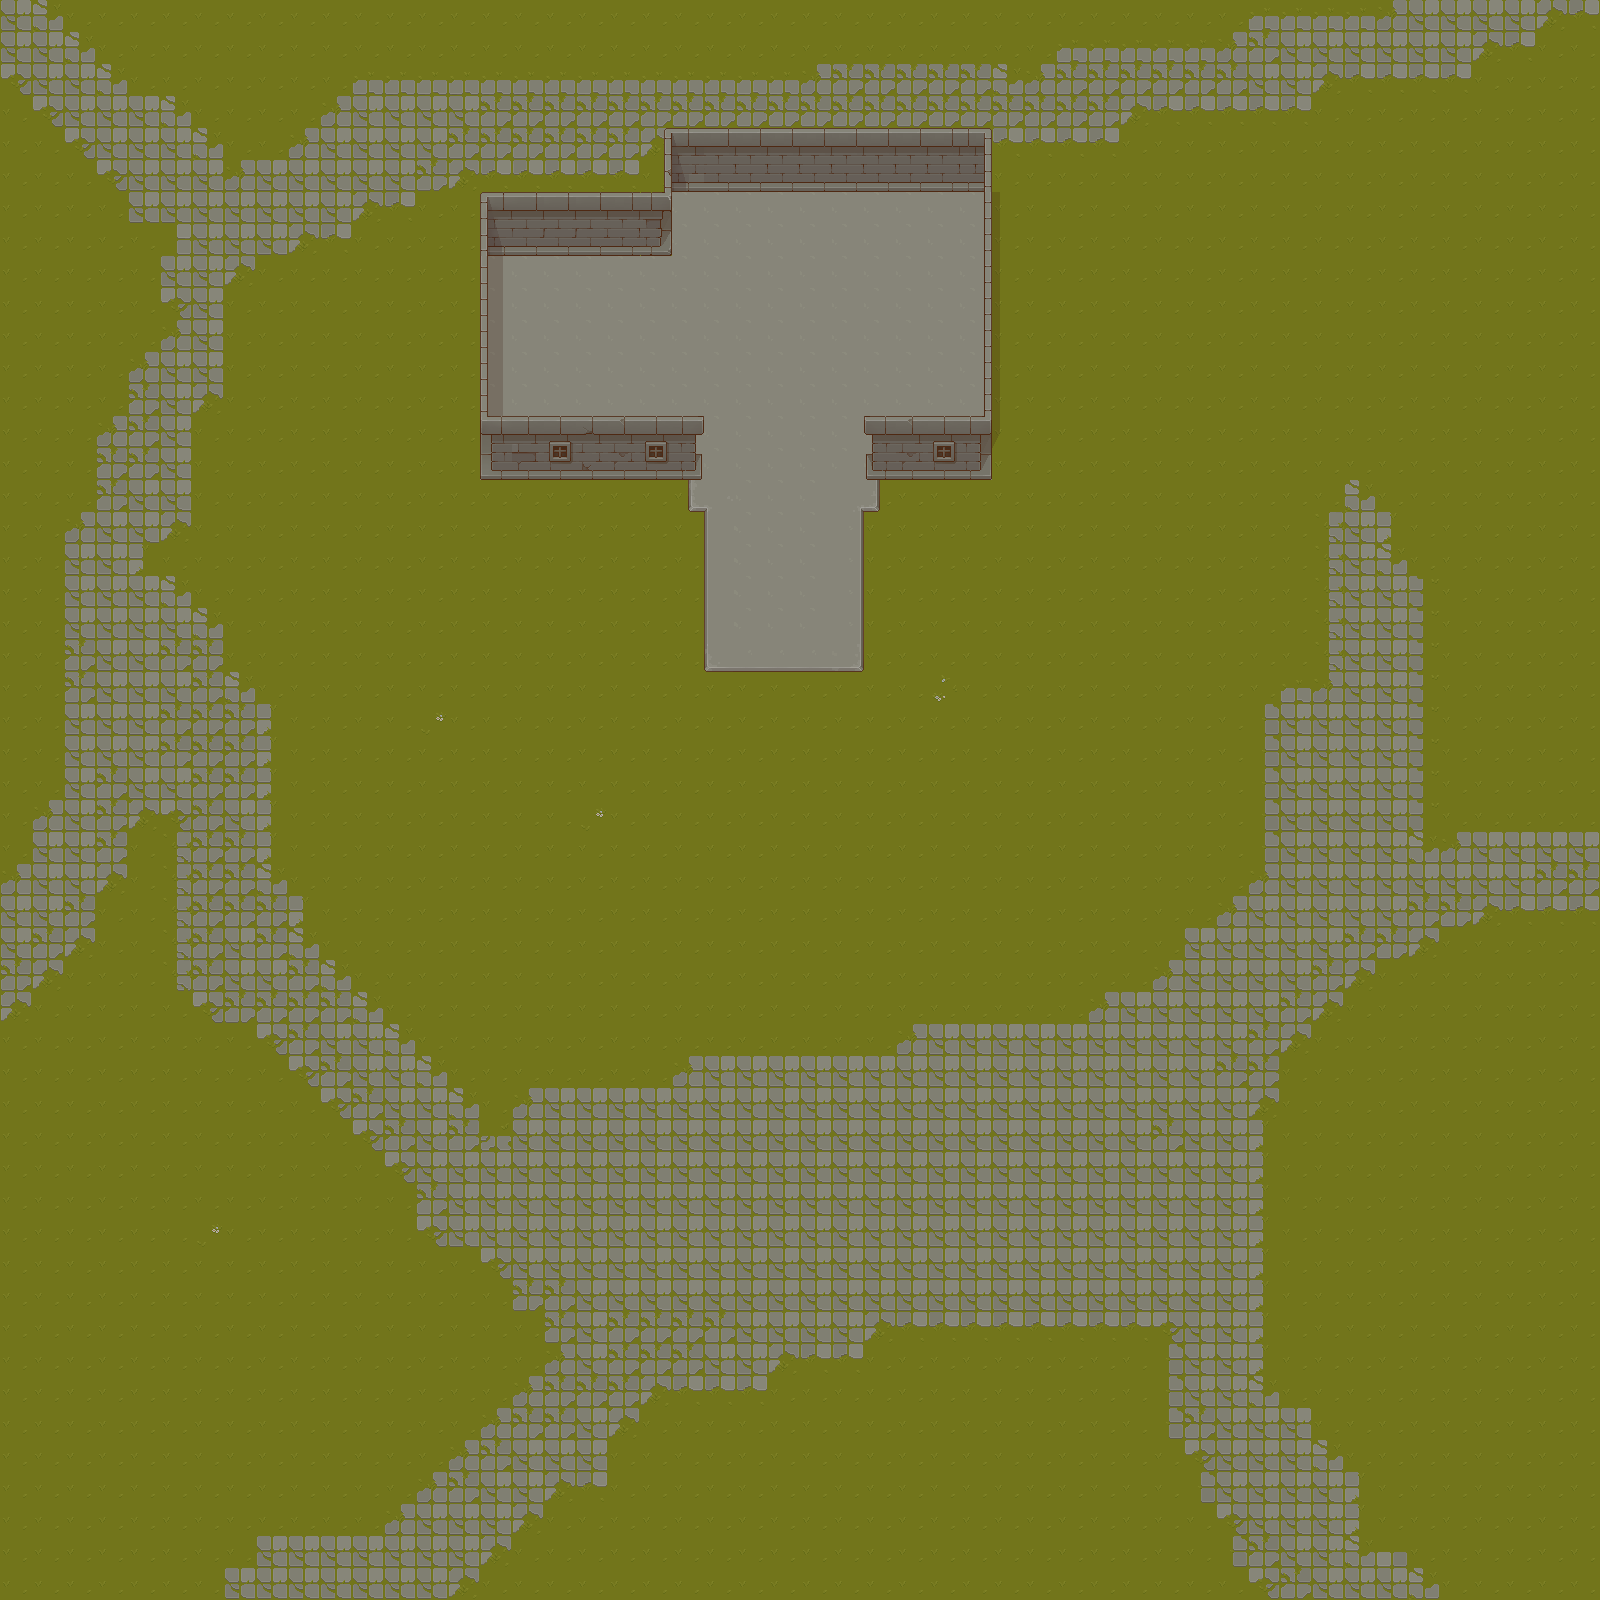

A level layout from a 2D game, rendered from its tile map. Below: a short description, then the map file with tile-grid data replaced by summaries:
An orthogonal 50x50 tile map with 32x32 px tiles, 3 tile layers (Grass, Path and Stone Ground, Wall), 4 tilesets.

<map version="1.9" tiledversion="1.9.2" orientation="orthogonal" renderorder="right-down" width="50" height="50" tilewidth="32" tileheight="32" infinite="0" nextlayerid="5" nextobjectid="1">
 <tileset firstgid="1" source="Tilesets/Grass &amp; Grave Path.tsx" />
 <tileset firstgid="65" source="Tilesets/Stone Ground.tsx" />
 <tileset firstgid="219" source="Tilesets/Wall.tsx" />
 <tileset firstgid="499" source="Tilesets/Plant.tsx" />
 <layer id="4" name="Grass" width="50" height="50">
  <data>[2500 cells, 2500 non-empty, 3 distinct tile ids]</data>
 </layer>
 <layer id="2" name="Path and Stone Ground" width="50" height="50">
  <data>[2500 cells, 912 non-empty, 25 distinct tile ids]</data>
 </layer>
 <layer id="3" name="Wall" width="50" height="50">
  <data>[2500 cells, 77 non-empty, 35 distinct tile ids]</data>
 </layer>
</map>